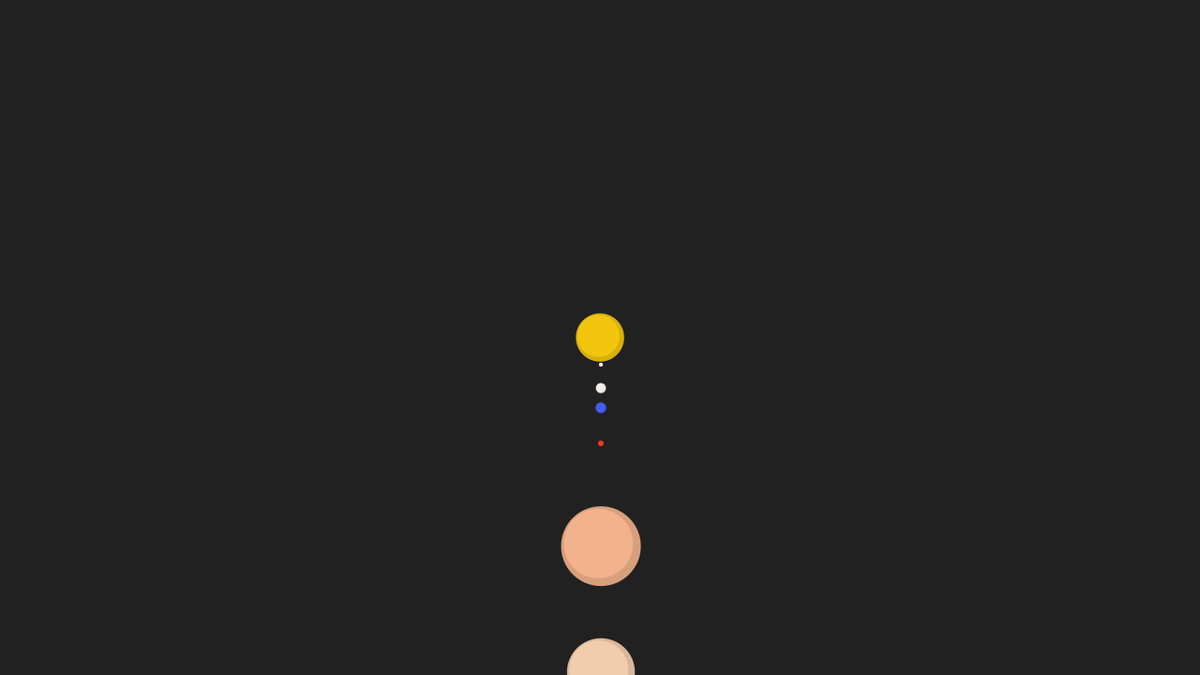
Frame 1 (no input)
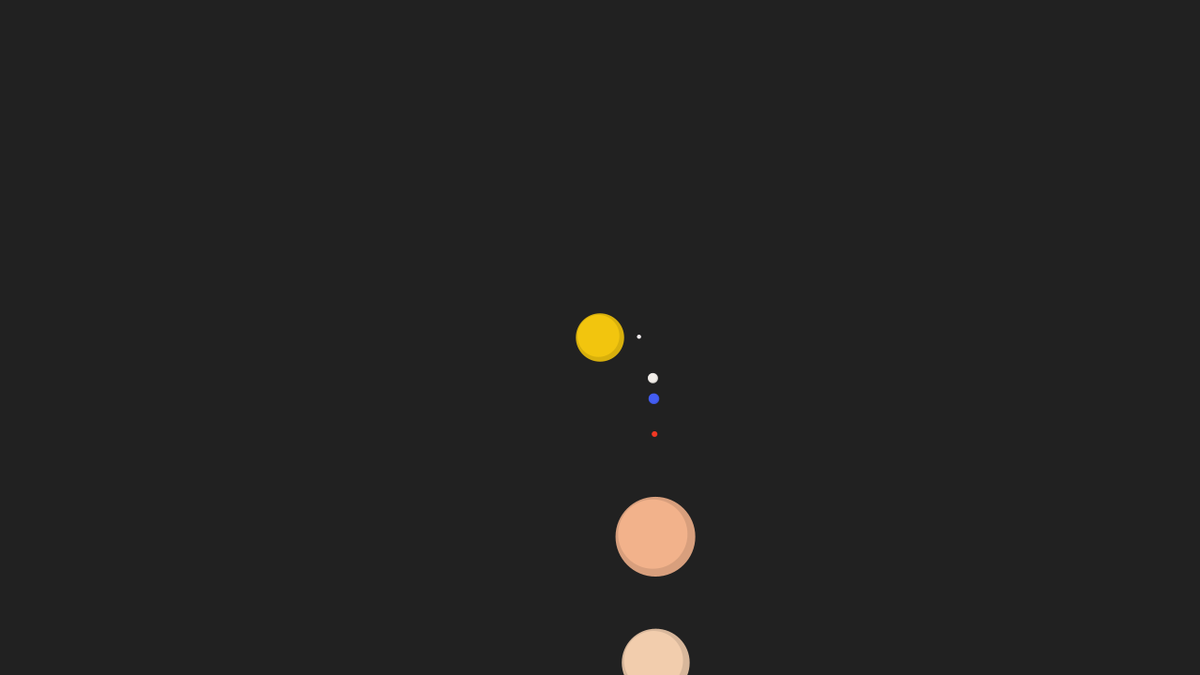
Frame 60 (the mouse pressed at the canvas centre just before this capture)
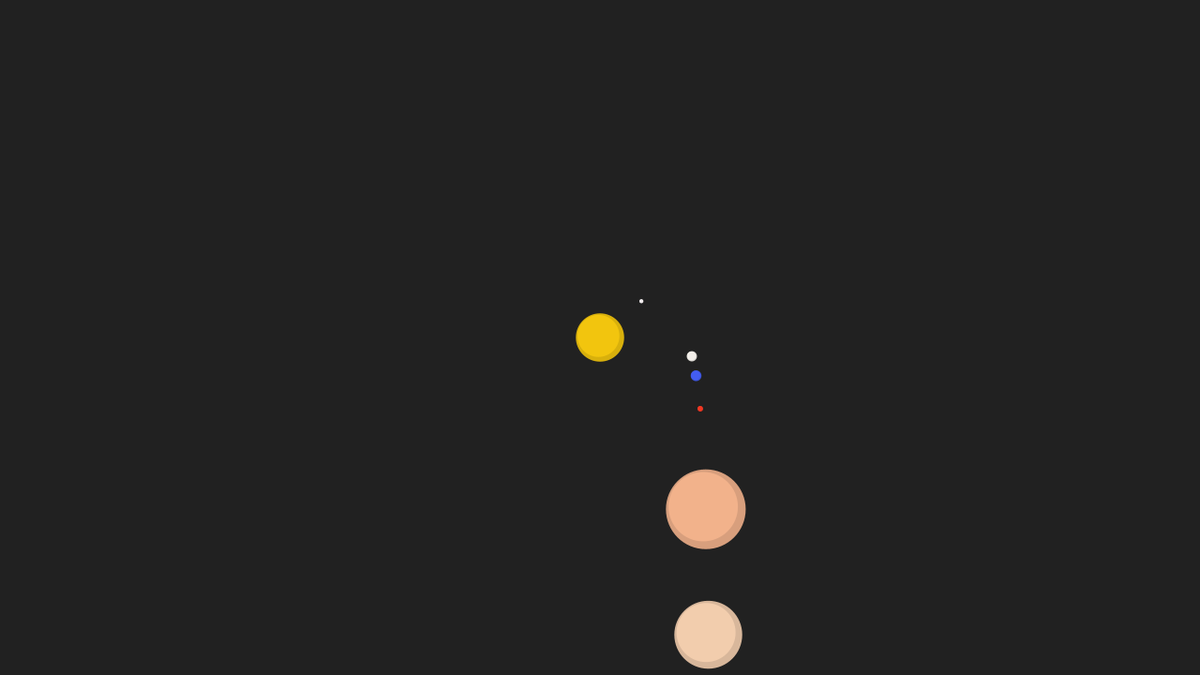
Frame 120 (the mouse held since frame 60 and released just before this capture)

The Processing sketch that drew these frames (run headless with seeded random() and noise(); from frame 60 on, the mouse is pressed at the canvas centre):

// Processing sketch: day1
// ── day1.pde
Sun sun;
//Star mercury, venus, earth, mars, jupiter, saturn, uranus, neptune;
ArrayList<Star> stars;

void setup() {
  size(1280,720);
  sun = new Sun(112.0/5, 333/2);

  // configure Stars within the system based on astromonical data
  // Star(float _radius, float _mass, float _distance, float _hue, float _saturation)
  stars = new ArrayList<Star>();

  // add mercury
  stars.add(new Star(3.8/2, 0.0553, 58/2, 345, 1.77));

  // add venus
  stars.add(new Star(9.5/2, 0.815, 108/2, 37.5, 3.72));

  // add earth
  stars.add(new Star(10/2, 1, 150/2, 231.22, 71.93));

  // add mars
  stars.add(new Star(5.3/2, 0.107, 227/2, 6, 85.2));

  // add jupiter
  stars.add(new Star(112/3, 317.83, 779/3.5, 22.82, 42.26));

  // add saturn
  stars.add(new Star(94.5/3, 95.162, 1428/4, 27.62, 28.38));

  // add uranus
  stars.add(new Star(40/3, 14.536, 2974/6, 184.39, 16.6));

  // add neptune
  stars.add(new Star(38.8/3, 17.147, 4506/6, 223.14, 72.55));
}

void draw() {
  colorMode(HSB, 360, 100, 100);
  // fill(0, 0, 13, 20);
  // rect(0, 0, width, height);
  background(0, 0, 13);
  smooth();
  sun.display();

  for (int i = 0; i < stars.size(); i++) {
    Star s = stars.get(i);
    PVector force = sun.attract(s);
    s.applyForce(force);
    s.update();
    s.display();
  }
}

// ── Star.pde
class Star {
  float radius; // radius of the star
  float mass;    // Mass, tied to size
  float distance; // /distance from the sun
  float hue;
  float saturation;

  PVector position;   // position
  PVector velocity;
  PVector acceleration;

  Star(float _radius, float _mass, float _distance, float _hue, float _saturation) {
    mass = _mass;
    radius = _radius;
    distance = _distance;
    hue = _hue;
    saturation = _saturation;

    //float angle = random(0, TWO_PI);
    float angle = (PI/2);
    position = new PVector(cos(angle) * distance, sin(angle) * distance);
    acceleration = new PVector(0, 0);

    // calculate the velocity vector which is perpendicular to the position vector
    velocity = new PVector(
      position.x * cos(PI/2) + position.y * sin(PI/2),
      position.x * sin(PI/2) * -1 + position.y * cos(PI/2)
    );
    velocity.normalize();

    //velocity = new PVector(1, 0);
  }

  void applyForce(PVector force) {
    PVector f = PVector.div(force, mass);
    acceleration.add(f);
  }

  void update() {
    velocity.add(acceleration);
    position.add(velocity);
    acceleration.mult(0);
  }

  void display() {
    float shadowOffset = (radius*2 * Utils.shadowMultiplier - radius*2)/4;

    colorMode(HSB, 360, 100, 100);
    noStroke();
    ellipseMode(CENTER);
    //translate(width/2, height/2);
    // println("Positions are: " + position.x + ", " + position.y);
    // println(radius*2 * Utils.shadowMultiplier);
    fill(hue, saturation, Utils.outerBrightness);
    ellipse(position.x, position.y, radius*2 * Utils.shadowMultiplier, radius*2 * Utils.shadowMultiplier);
    fill(hue, saturation, Utils.innerBrightness);
    ellipse(position.x - shadowOffset, position.y - shadowOffset, radius*2, radius*2);
  }
}

// ── Sun.pde
class Sun {
  float radius; // radius of the sun
  float mass;    // Mass, tied to size
  float G;       // Gravitational Constant
  PVector position;   // position

  Sun(float _radius, float _mass) {
    radius = _radius;
    mass = _mass;
    //position = new PVector(width/2,height/2);
    position = new PVector(0, 0);
    mass = 20;
    G = 1;
  }

  PVector attract(Star s) {
    // // claculate the distance between two objects
    // float d = abs(PVector.dist(position, s.position));
    //
    // // limit the distance to eliminate "extreme" results for very close or very far objects
    // d = constrain(d,5.0,60.0);
    //
    // PVector force = s.velocity.copy();
    // force.normalize();
    // force.rotate(-1 * HALF_PI);
    //
    // // calculate the magnitude of the gravitational force
    // float strength = (G * mass * s.mass) / (d * d);
    // force.mult(strength);     // Get force vector --> magnitude * direction
    // return force;

    // Based on the example from the The Nature of Code
    // Credits: Daniel Shiffman

    // calculate the direction of force
    PVector force = PVector.sub(position,s.position);
    float d = force.mag();
    // limit the distance to eliminate "extreme" results for very close or very far objects
    d = constrain(d,5.0,60.0);
    force.normalize();
    float strength = (G * mass * s.mass) / (d * d);
    force.mult(strength);
    return force;
  }

  void display() {
    float shadowOffset = (radius*2 * Utils.shadowMultiplier - radius*2)/4;

    colorMode(HSB, 360, 100, 100);
    noStroke();
    ellipseMode(CENTER);
    translate(width/2, height/2);
    fill(48.11, 94.19, Utils.outerBrightness);
    ellipse(position.x,position.y, radius*2 * Utils.shadowMultiplier, radius*2 * Utils.shadowMultiplier);
    fill(48.11, 94.19, Utils.innerBrightness);
    ellipse(position.x - shadowOffset, position.y - shadowOffset,radius*2, radius*2);
  }
}

// ── Utils.pde
// utilities classses for global variables between classese
public class Utils {

  public static final float shadowMultiplier = 1.15;
  public static final float innerBrightness = 95;
  public static final float outerBrightness = 85;

}
